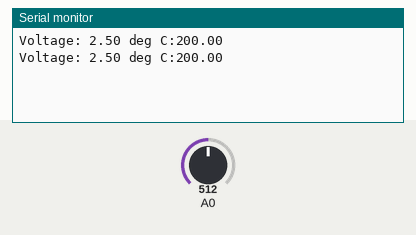
Simulated run of this sketch. Board: Arduino Uno, built with avr-gcc and run on an emulated ATmega328P. On the bench: the last lines printed to the serial monitor. Inputs (shaded band) come from the test bench; at power-on: A0 = 512.

Above: at 1.8 s.
1.9 s: A0 set to 716
At 2.8 s:
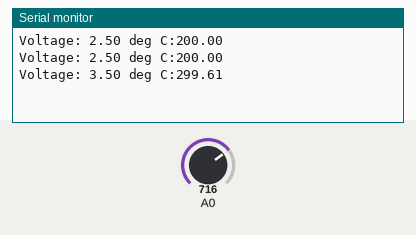
3.4 s: A0 set to 900
At 4.7 s:
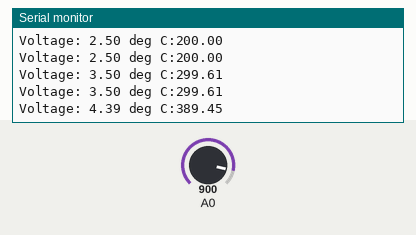
Timing chart, 0 to 6.4 s (numbered marks = the images above; inputs shaded):
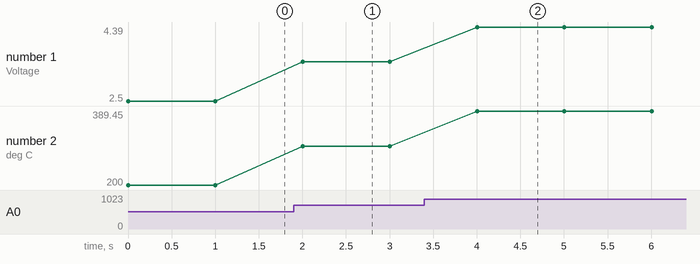

The sketch:

temperature_sensor.ino
```cpp
const int temperaturePin = 0;

void setup() {
  // put your setup code here, to run once:
  Serial.begin(9600);
}

void loop() {
  // put your main code here, to run repeatedly:
  float voltage, degreesC;

  voltage = getVoltage(temperaturePin);

  degreesC = (voltage  - 0.5) * 100.0;

  Serial.print("Voltage: ");
  Serial.print(voltage);
  Serial.print(" deg C:");
  Serial.println(degreesC);

  delay(1000);

}


float getVoltage(int pin) {
  return (analogRead(pin) * 0.004882814);
}
```

Measured:
- after the input at 1.9 s, the serial monitor: prints a new line after 0.10 s (image 1)
- after the input at 3.4 s, the serial monitor: prints a new line after 0.60 s (image 2)
- plotted number 1: 2.5 → 3.5 after the input at 1.9 s, 3.5 → 4.39 after the input at 3.4 s
- plotted number 2: 200 → 299.61 after the input at 1.9 s, 299.61 → 389.45 after the input at 3.4 s
